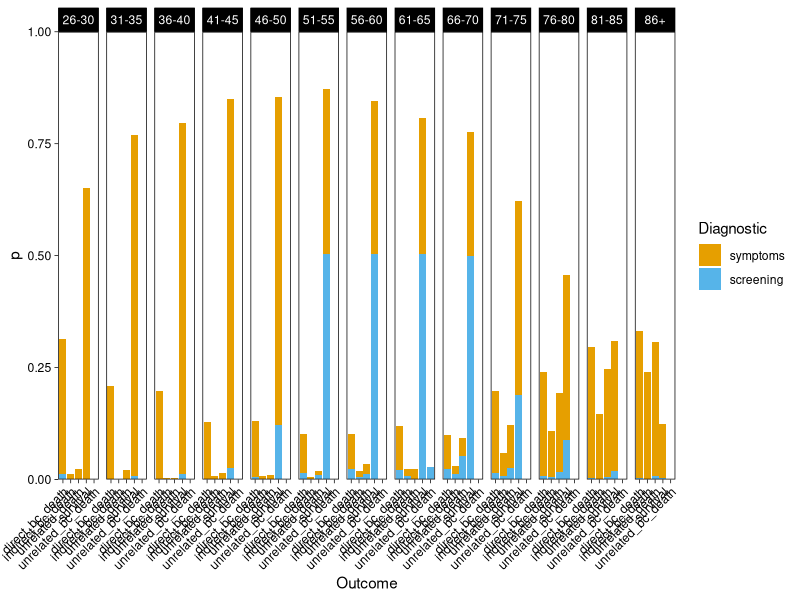
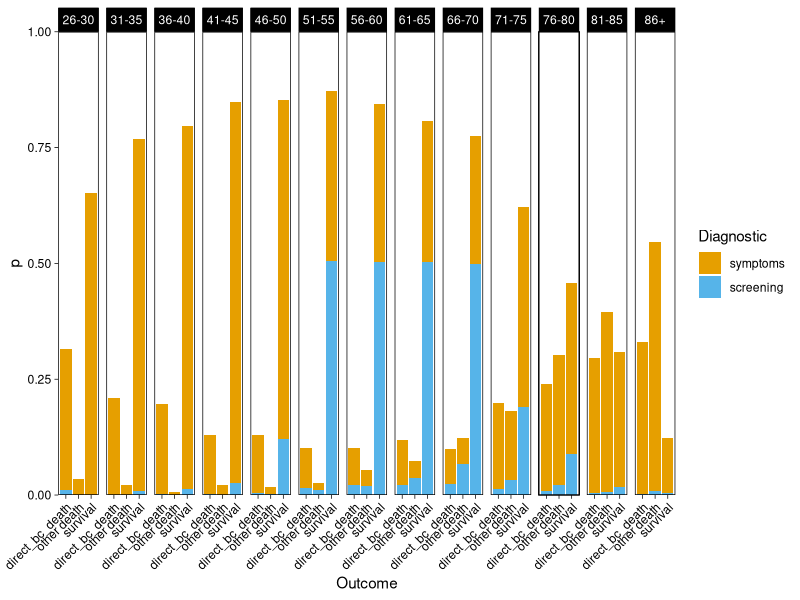
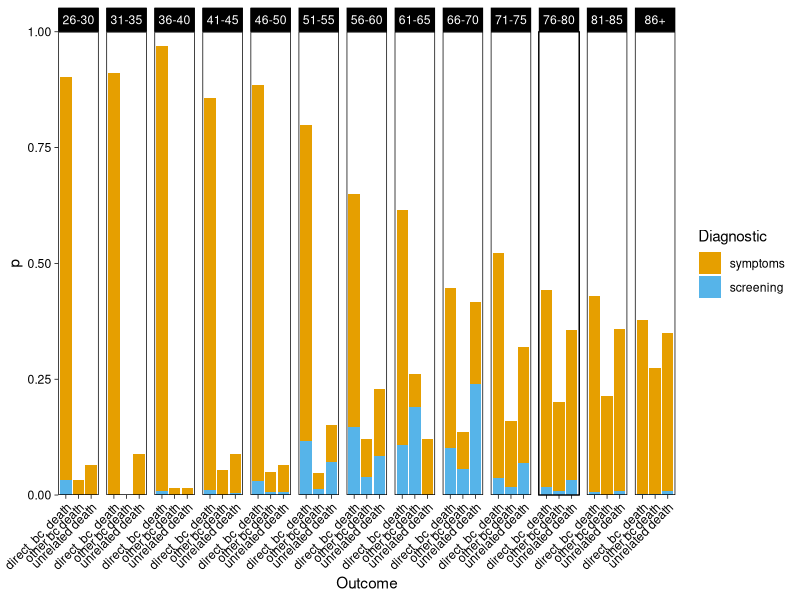
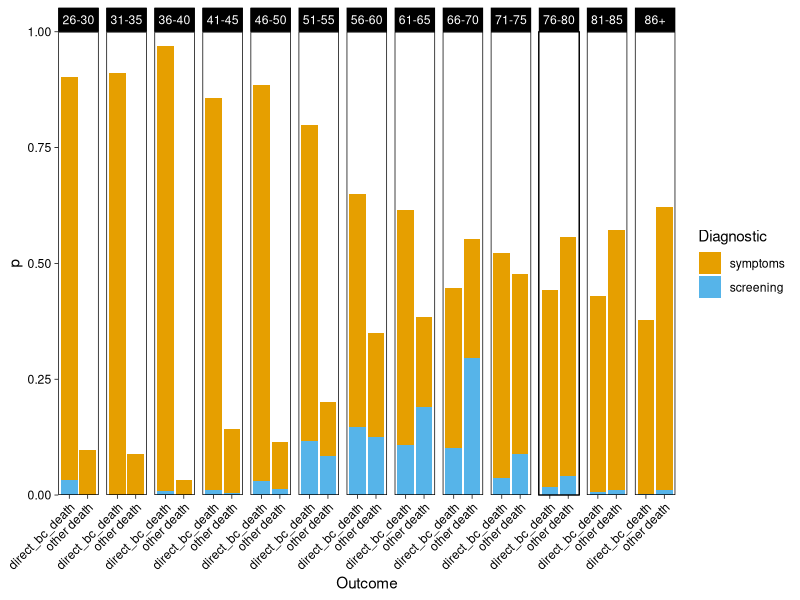
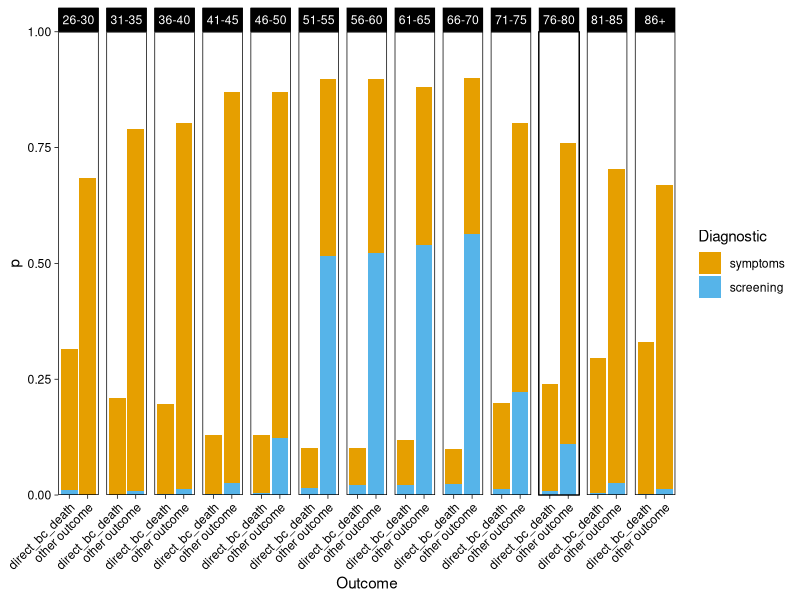
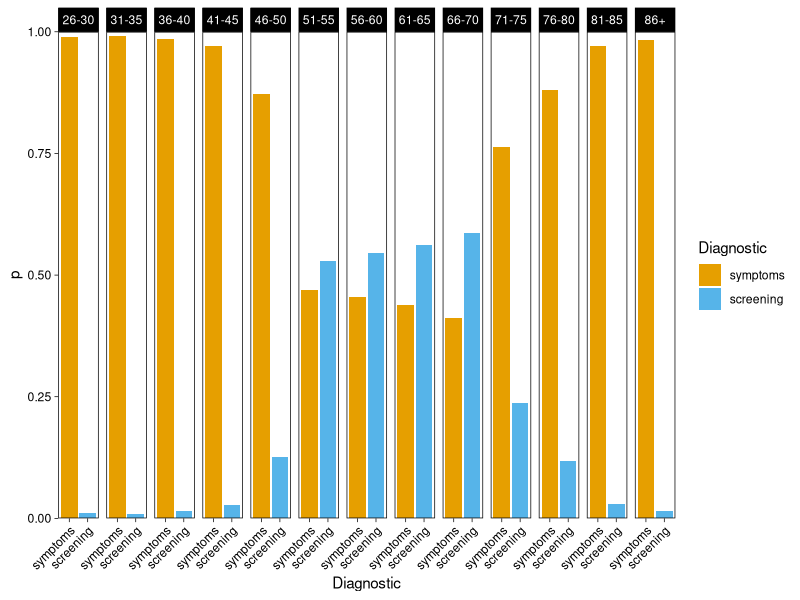
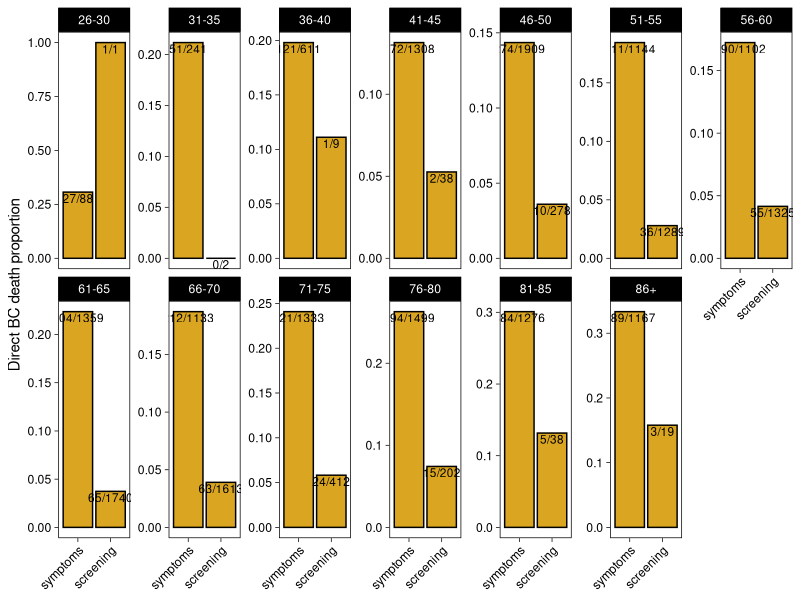
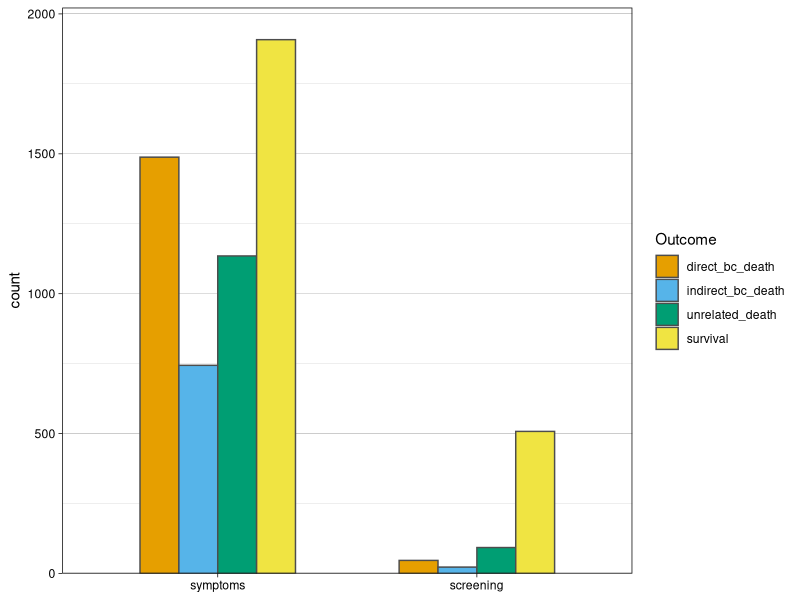

The R source for these figures, in order:
## ---- chunk 1
knitr::opts_chunk$set(echo = FALSE, cache=TRUE)
library(tidyverse)
library(cowplot)
library(knitr)
library(kableExtra)
cbPalette <- c("#E69F00", "#56B4E9", "#009E73", "#F0E442", "#0072B2", "#D55E00", "#CC79A7")
## ---- chunk 2
myKable <- function(df, row.names=FALSE, col.names=NA, digits=2, bootstrap="condensed", font.size=12, label=NULL) {
  kable(df, format="html", row.names=row.names, col.names=col.names, digits=digits, label=label) %>% kable_styling(bootstrap_options=bootstrap, full_width=FALSE, position="left", font_size=font.size)
}
N <- function(n) prettyNum(n, big.mark = ",")
## ---- chunk 3
dat <- read_tsv("surv.txt", col_types = cols()) %>% 
  rename(Diagnostic = "Diagnostic route") %>% 
  mutate(Outcome = tolower(Outcome)) %>% 
  filter(Diagnostic != "other" & Age != "16-20" & Age != "21-25") %>% 
  mutate(Diagnostic = recode(Diagnostic, "sympto" = "symptoms", "screen" = "screening")) %>% 
  mutate_at(vars(Outcome, Diagnostic, Age), as_factor)

sdat <- dat %>% group_by(Outcome, Diagnostic, Age) %>%
  tally %>%
  ungroup %>% 
  separate(Age, c("start", "end"), remove=FALSE) %>% 
  mutate(end = ifelse(end == "", "90", end)) %>% 
  mutate_at(vars(start, end), as.numeric) %>% 
  mutate(Midage = (start - 1 + end)/2) %>% 
  select(-start, -end)
## ---- chunk 4
sdat %>% select(Age, Diagnostic, Outcome, n) %>% 
  arrange(Age, Diagnostic, Outcome) %>% 
  myKable %>% scroll_box(width="300px", height="400px")
## ---- chunk 5
plotData <- function(d, what="Outcome") {
 d %>% 
  group_by(Age) %>% 
  mutate(p = n / sum(n)) %>% 
  ungroup %>% 
ggplot(aes_string(x=what, y="p")) +
  theme_linedraw() +
  geom_col(aes(fill=Diagnostic)) +
  facet_wrap(~Age, ncol=13) +
  scale_fill_manual(values = cbPalette) +
  theme(axis.text.x = element_text(angle=45, hjust=1), panel.grid = element_blank()) +
  scale_y_continuous(expand=c(0,0), limits=c(0,1))
}
## ---- chunk 6
sdat %>% 
  plotData
## ---- chunk 7
sdat %>% 
  mutate(Outcome = recode(Outcome,
                          "indirect_bc_death" = "other death",
                          "unrelated_bc_death" = "other death",
                          "unrelated_death" = "other death")) %>% 
  plotData
## ---- chunk 8
sdat %>% 
  filter(Outcome != "survival") %>% 
  mutate(Outcome = recode(Outcome,
                          "indirect_bc_death" = "other bc death",
                          "unrelated_bc_death" = "other bc death",
                          "unrelated_death" = "unrelated death")) %>% 
  plotData
## ---- chunk 9
sdat %>% 
  filter(Outcome != "survival") %>% 
  mutate(Outcome = recode(Outcome,
                          "indirect_bc_death" = "other death",
                          "unrelated_bc_death" = "other death",
                          "unrelated_death" = "other death")) %>% 
  plotData
## ---- chunk 10
sdat %>% 
  mutate(Outcome = recode(Outcome,
                          "indirect_bc_death" = "other outcome",
                          "unrelated_bc_death" = "other outcome",
                          "unrelated_death" = "other outcome",
                          "survival" = "other outcome")) %>% 
  plotData
## ---- chunk 11
sdat %>% 
  plotData(what = "Diagnostic")
## ---- chunk 12
plotScreen <- function(d) {
  d %>% 
    group_by(Age, Outcome) %>% 
    summarise(s = sum(n[Diagnostic == "screen"]), tot = sum(n), p = s / tot) %>% 
    ungroup %>% 
ggplot(aes(x=Outcome, y=p)) +
  theme_linedraw() +
  geom_col() +
  facet_wrap(~Age, ncol=13, scales = "free_y") +
  scale_fill_manual(values = cbPalette) +
  theme(axis.text.x = element_text(angle=45, hjust=1), panel.grid = element_blank()) +
    labs(x=NULL, y="Screen proportion")
}
## ---- chunk 13
plotDeath <- function(d) {
  d %>% 
    mutate(Diagnostic = recode(Diagnostic, "sympto" = "unscreened", "other" = "unscreened")) %>% 
    group_by(Age, Diagnostic) %>% 
    summarise(s = sum(n[Outcome == "direct_bc_death"]), tot = sum(n), f = tot - s, p = s / tot) %>%
    mutate(lab = paste0(s, "/", tot)) %>% 
    ungroup %>% 
  ggplot(aes(x=Diagnostic, y=p)) +
    theme_linedraw() +
    geom_col(fill="goldenrod", colour="black") +
    facet_wrap(~Age, ncol=7, scales = "free_y") +
    scale_fill_manual(values = cbPalette) +
    theme(axis.text.x = element_text(angle=45, hjust=1), panel.grid = element_blank()) +
    labs(x=NULL, y="Direct BC death proportion") +
    geom_text(aes(label = lab), vjust=1.2, size=3)
}
## ---- chunk 14
sdat %>% 
  plotDeath
## ---- chunk 15
d71 <- sdat %>% 
  filter(Midage > 71) %>% 
  mutate(Outcome = recode(Outcome, "unrelated_bc_death" = "unrelated_death"), Age = "71+") %>% 
  group_by(Diagnostic, Outcome) %>% 
  summarise(n = sum(n)) %>% 
  ungroup %>% 
  group_by(Diagnostic) %>% 
  mutate(p = n / sum(n), tot = sum(n)) %>%
  ungroup

err <- map_df(1:nrow(d71), function(i) {
  r <- d71[i, ]
  conf <- prop.test(r$n, r$tot, conf.level=0.95)$conf.int
  tibble(p_lo = conf[1], p_up = conf[2])
})

d71 <- bind_cols(d71, err)
## ---- chunk 16
plot71 <- function(d, what="count", pos="dodge") {
  if(what == "count") {
    d$y = d$n
  } else {
    d$y = d$p
  }
  if(pos == "stack") {
    max.y <- 1.05
  } else {
    max.y <- max(d$y) * 1.06
  }
  
  g <- ggplot(d, aes(x=Diagnostic, y=y, group=Outcome, fill=Outcome)) +
    geom_col(position = pos, width=0.6, colour="grey30") +
    theme_linedraw() +
    theme(panel.grid.major.x = element_blank()) +
    scale_fill_manual(values=cbPalette) +
    scale_y_continuous(expand=c(0,0), limits=c(0, max.y)) +
    labs(x=NULL, y=what)
  if(pos == "dodge" & what == "proportion") {
    g <- g + geom_errorbar(aes(ymin=p_lo, ymax=p_up), position=position_dodge(width=0.6), width=0.2, colour="grey30")
  }
  g
}

plot71(d71, what="count")
plot71(d71, what="proportion")
plot71(d71, what="proportion", pos="stack")

dfi <- d71 %>% mutate(not_n = tot - n) %>% filter(Outcome == "unrelated_death")
ftab <- select(dfi, n, not_n) %>% as.matrix
ft <- fisher.test(ftab, alternative="greater")
## ---- chunk 17
findOutcomeProportion <- function(d, value, others) {
  ds <- d %>% 
    group_by(Diagnostic, Age) %>% 
    summarise(s = sum(n[Outcome == value]), f = sum(n[Outcome %in% others]), n = s + f,  p = s / n, Midage = Midage[1]) %>%
    filter(s > 0 & f > 0) %>% 
    ungroup
  
  properr <- ds %>%
    mutate(row = row_number()) %>% 
    group_by(row) %>%
    do({
      #ci <- prop.test(.$s, .$n)$conf.int
      #tibble(p_lo = ci[1], p_up = ci[2])
      se <- sqrt(.$p * (1 - .$p) / .$n)
      tibble(p_lo = .$p - se, p_up = .$p + se, se = se)
    }) %>% 
    ungroup
  
  bind_cols(ds, select(properr, p_lo, p_up, se))
}

plotOutcomeProportion <- function(d, value, others, tit=NULL) {
  if(is.null(tit)) tit <- paste(value, "proportion")
  pd <- position_dodge(width=0.35)
  d %>% 
    findOutcomeProportion(value, others) %>% 
  ggplot(aes(x=Age, y=p, group=Diagnostic, colour = Diagnostic)) +
    theme_linedraw() +
    theme(panel.grid = element_blank(), axis.text.x=element_text(angle=45, hjust=1)) +
    geom_errorbar(aes(x=Age, ymin=p_lo, ymax=p_up, colour=Diagnostic), width=0.35, position=pd) +
    geom_point(size=1.5, position=pd) +
    geom_vline(xintercept = seq(0.5,20,1), colour="grey90") +
    labs(x = "Age group", y = "Proportion", title=tit) +
    scale_colour_manual(values = cbPalette) +
    scale_y_continuous(limits=c(0,1))
}
## ---- chunk 18
cases <- list(
  `1` = list(value = "direct_bc_death",
             others = c("indirect_bc_death", "unrelated_death", "unrelated_bc_death"),
             name = "Direct BC deaths / all deaths"),
  `2` = list(value = "unrelated_death",
             others = c("indirect_bc_death", "direct_bc_death", "unrelated_bc_death"),
             name = "Unrelated deaths / all deaths"),
  `3` = list(value = "direct_bc_death",
             others = c("indirect_bc_death", "unrelated_death", "unrelated_bc_death", "survival"),
             name = "Direct BC deaths / all outcomes"),
  `4` = list(value = "unrelated_death",
             others = c("indirect_bc_death", "direct_bc_death", "unrelated_bc_death", "survival"),
             name = "Unrelated deaths / all outcomes")
)
## ---- chunk 19
map(cases, function(case) {
  plotOutcomeProportion(sdat, value = case$value, others = case$others, tit = case$name)   
}) %>% 
  plot_grid(plotlist = ., ncol=1)  
## ---- chunk 20
chi2Comparison <- function(d, value, others) {
  P <- d %>% 
    findOutcomeProportion(value, others) %>% 
    select(Age, Diagnostic, p, se) %>% 
    group_split(Diagnostic)
  cx <- inner_join(P[[1]], P[[2]], by="Age") %>% 
    mutate(se2 = se.x^2 + se.y^2, chi2 = (p.x - p.y)^2 / se2)
  chi2 <- sum(cx$chi2)
  dof <- nrow(cx) - 1
  p <- 1 - pchisq(chi2, dof)
  list(chi2 = chi2, dof = dof, p = p)
}
## ---- chunk 21
map_df(cases, function(case) {
  cs <- chi2Comparison(sdat, value = case$value, others = case$others)
  tibble(Group = case$name, chi2 = cs$chi2, p = cs$p)
}) %>% 
  mutate_at(vars(chi2, p), ~signif(.,3)) %>% mutate_at(vars(chi2, p), as.character) %>% 
  myKable()
## ---- chunk 22
fitPoly <- function(d, value, others, ...) {
  d %>% 
    findOutcomeProportion(value, others) %>% 
    select(x=Midage, y=p, se, Diagnostic) %>% 
    group_split(Diagnostic) %>% 
    map_df(function(w) {
      m <- nls(y ~ A + B*x + C*x^2 + D*x^3, start=list(A=0.2, B=0, C=0, D=0), weights=1/se^2, data=w)
      xd <- tibble(x=seq(min(w$x),max(w$x),1))
      tibble(Diagnostic=w$Diagnostic[1], x=xd$x, y=predict(m, xd))
    })
}

plotFitData <- function(d, value, others, FITFUN=fitPoly, ..., tit=NULL, with.smooth=FALSE, min.age=35, max.y=1, level=0.95) {
  if(is.null(tit)) tit <- paste(value, "proportion")
  
  dat <- d %>% 
    findOutcomeProportion(value, others)
  
  g <- ggplot(data=dat, aes(x=Midage, y=p, group=Diagnostic, colour = Diagnostic)) +
    theme_linedraw() +
    theme(panel.grid = element_blank()) +
    geom_errorbar(aes(x=Midage, ymin=p_lo, ymax=p_up, colour=Diagnostic), width=0.2) +
    geom_point(size=1.5) +
    labs(x = "Age group", y = "Proportion", title=tit) +
    scale_colour_manual(values = cbPalette) +
    scale_y_continuous(limits=c(0,max.y))

  if(!is.null(FITFUN)) {
    mod <- FITFUN(d, value, others, ...)
    g <- g +   geom_line(data=mod, aes(x=x, y=y, colour=Diagnostic))
  }
  if(with.smooth) {
    g <- g + geom_smooth(data=filter(dat, Midage>min.age), method="lm", colour="black", size=0.5, level=level)
  }
  g
}
## ---- chunk 23
map(cases, function(case) {
  plotFitData(sdat, value = case$value, others = case$others, tit = case$name)   
}) %>%  
  plot_grid(plotlist = ., ncol=1) 
## ---- chunk 24
timeCourseFit <- function(d, value, others, min.age=35) {
 dx <- d %>%  
    findOutcomeProportion(value, others) %>% 
    select(x=Midage, y=p, se)
 m <- nls(y ~ Intercept + Slope*x, start=list(Intercept=1, Slope=-0.1), weights=1/se^2, data=dx)
 summary(m)$coefficients %>%
   as.data.frame %>%
   rownames_to_column(var="Parameter")
}

timeCourse <- function(d, value, others, min.age=35, tit=NULL, with.half=FALSE) {
  # fit time course with a linear function, using nls to include errors
  coef <- timeCourseFit(d, value, others, min.age=35)
  b0 <- coef$Estimate[1]
  b1 <- coef$Estimate[2]

  # find half time and its error, using inverse linear fit
  dx <- d %>%  
    findOutcomeProportion(value, others) %>% 
    select(x=Midage, y=p, se)
  f12 <- lm(x ~ y, data=dx)
  p12 <- predict(f12, tibble(y=0.5), se.fit = TRUE, level=0.95)
  
  halfx <- p12$fit
  halfx.err <- p12$se.fit
  
  xx <- c(min.age, 87.5)
  mod <- tibble(x = xx, y = b0 + xx * b1)
  g <- plotFitData(d, value, others, FITFUN=NULL, tit=tit) +
    geom_line(data=mod, aes(x=x, y=y), group=1, colour=1)
  if(with.half) {
    g <- g + 
      #geom_tile(x=halfx, width=halfx.err, y=0.5, height=0.5, fill="grey80") +
      geom_vline(xintercept = halfx, linetype = "dotted", colour="grey50")
  }
  list(plot=g, coef=coef, half=halfx, half.err=halfx.err)
}
## ---- chunk 25
d_sym <- sdat %>%
  filter(Diagnostic=="symptoms")
tc_sym <- timeCourse(d_sym, cases[[1]]$value, cases[[1]]$others, tit=cases[[1]]$name, with.half = TRUE)
tc_sym$plot
tc_sym$coef %>% mutate_at(vars(-Parameter), ~sprintf("%.3g", .)) %>% myKable
## ---- chunk 26
d_both <- sdat %>% 
  group_by(Age, Outcome) %>% 
  summarise(n = sum(n), Midage = Midage[1]) %>% 
  mutate(Diagnostic = "both")
tc_both <- timeCourse(d_both, cases[[1]]$value, cases[[1]]$others, tit=cases[[1]]$name)
tc_both$plot 
tc_both$coef %>% mutate_at(vars(-Parameter), ~sprintf("%.3g", .)) %>% myKable
